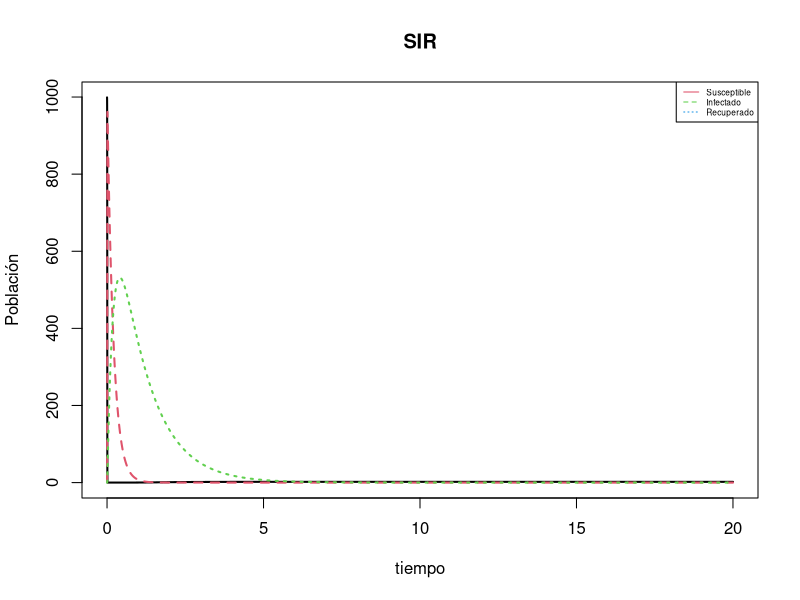
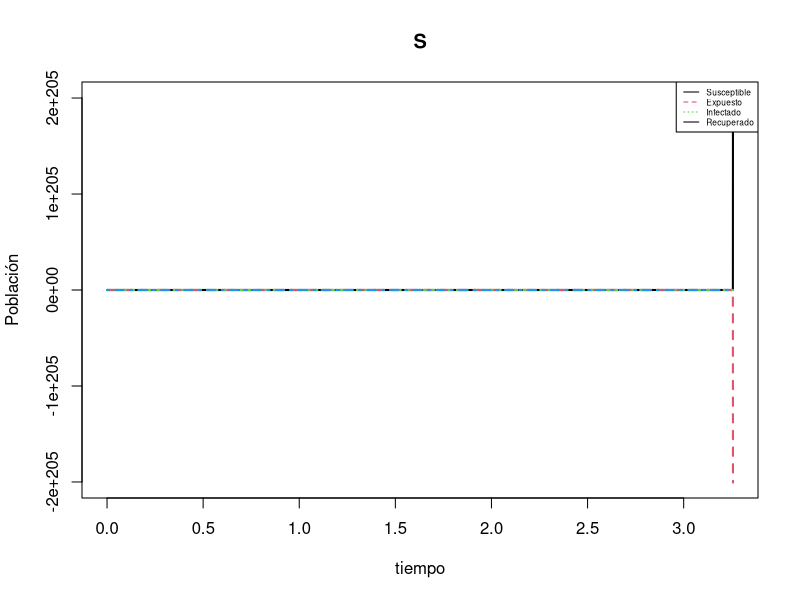
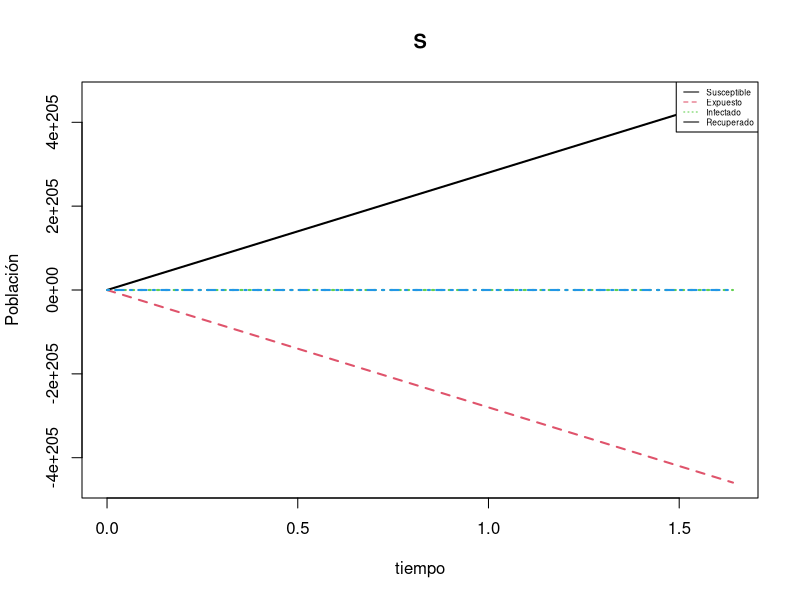

These charts were generated, in order, by the following R code:
## ---- chunk 1
SIR <- function(t,state,parameters){
  with(as.list(c(state,parameters)), {
    dS<- -b*S*I+v-u*S
    dI<- b*S*I-y*I-u*I
    dR<- y*I-u*R
    list(c(dS, dI, dR))
  })
}


## ---- chunk 2
parameters <- c(b = 1, v = 2, u = 1, y = 4)
state <- c(S = 999, I = 1, R = 0)
times <- seq(0, 20, by = 0.001)

library(deSolve)
ecuacion <- ode(y = state, times = times, func = SIR, parms = parameters)
## ---- chunk 3
matplot(ecuacion[ , 1], ecuacion[ , 2:4], type = "l", xlab = "tiempo", ylab = "Población",
main = "SIR", lwd = 2)
legend("topright", c("Susceptible", "Infectado","Recuperado"), col = 2:5,lty=1:3,cex=0.5)
## ---- chunk 4
SEIR <- function(t,state,parameters){
  with(as.list(c(state,parameters)), {
    dS<- v-b*S*I-u*S
    dE<- b*S*I-w*E-u*E
    dI<- w*E-y*R-u*I
    dR<- y*I-u*R
    list(c(dS, dE, dI, dR))
  })
}
## ---- chunk 5
parm <- c(v = 2/3, b = 1, u = 1, w = 2, y = 1)
condiciones <- c(S =200, E = 0 , I = 3, R = 0)
tiempo <- seq(0,200,by = 0.001)

library(deSolve)

ecSEIR <- ode(condiciones,tiempo,SEIR,parm)


## ---- chunk 6
matplot(ecSEIR[ , 1], ecSEIR[ , 2:5], type = "l", xlab = "tiempo", ylab = "Población",
        main = "S", lwd = 2)
legend("topright", c("Susceptible", "Expuesto", "Infectado", "Recuperado"), col = 1:3,lty=1:3,cex=0.5)

## ---- chunk 7
SEIRS <- function(t,state2,parameters2){
  with(as.list(c(state2,parameters2)), {
    dS<- -b*S*I+e*R+v-u*S
    dE<- b*S*I-w*E-u*E
    dI<- w*E-y*R-u*I
    dR<- y*I-u*R+e*R
    list(c(dS, dE, dI, dR))
  })
}
## ---- chunk 8
parameters2 <- c(b= 1/3, w= 1/2, y= 2, e=3, v= 1, u= 1)
state2 <- c(S=100, E=0, I=4, R= 0)
times2 <- c(0, 100, by=0.1)

library(deSolve)

ecuacionSEIRS <- ode(y = state2, times = times2, func = SEIRS, parms = parameters2)
## ---- chunk 9
matplot(ecuacionSEIRS[ , 1], ecuacionSEIRS[ , 2:5], type = "l", xlab = "tiempo", ylab = "Población",
        main = "S", lwd = 2)
legend("topright", c("Susceptible", "Expuesto", "Infectado", "Recuperado"), col = 1:3,lty=1:3,cex=0.5)
